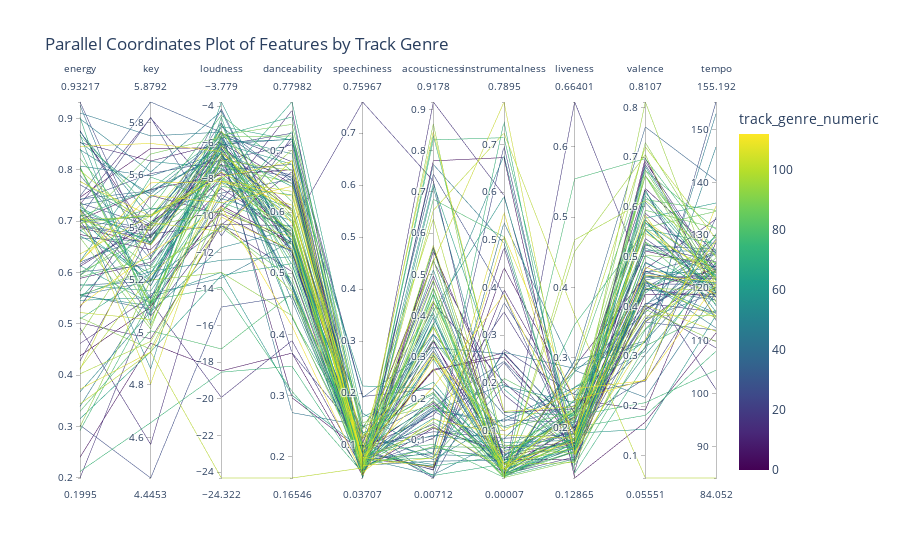

Notebook code cell kept with this figure:
### Code cell
ndp_3 = dp.groupby('track_genre')[ndi_2].mean().reset_index()

ndp_3['track_genre_numeric'] = ndp_3['track_genre'].astype('category').cat.codes
fig = px.parallel_coordinates(ndp_3, 
                              dimensions=ndi_2, 
                              color='track_genre_numeric',
                              color_continuous_scale=px.colors.sequential.Viridis,
                              title="Parallel Coordinates Plot of Features by Track Genre")

fig.show()
